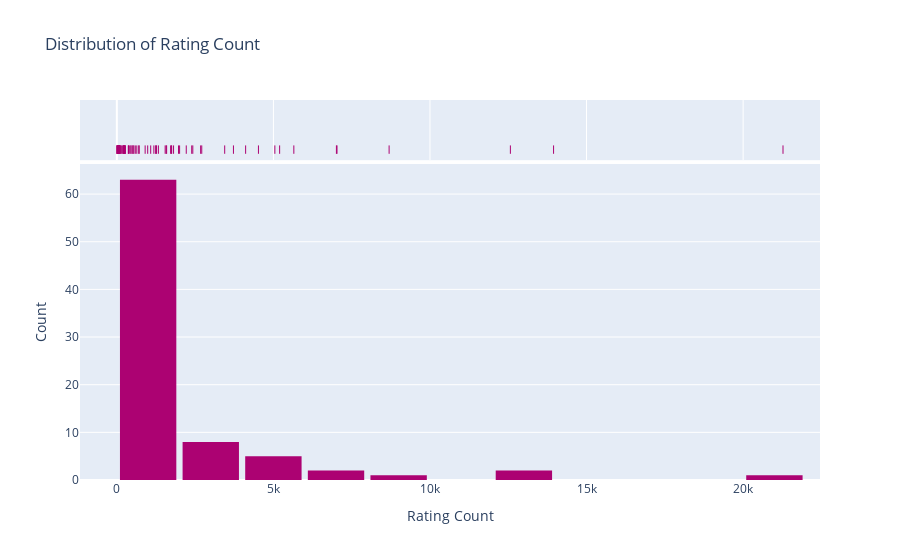

This figure's notebook cell:
### Code cell
import plotly.express as px
import pandas as pd

# Create interactive histogram with plotly
fig = px.histogram(df, x='ratingCount', nbins=20, title='Distribution of Rating Count', 
                   marginal='rug', color_discrete_sequence=['#AC0272'])

# Customize layout
fig.update_layout(
    xaxis_title='Rating Count',
    yaxis_title='Count',
    bargap=0.1  # Adjust gap between bars
)

# Show plot
fig.show()

### Figure 1 — Plotly figure (JSON) as saved in the notebook; plotly's stock layout.template omitted (floating-point values rounded to 4 significant figures)
{"data": [{"alignmentgroup": "True", "bingroup": "x", "hovertemplate": "ratingCount=%{x}<br>count=%{y}<extra></extra>", "legendgroup": "", "marker": {"color": "#AC0272", "pattern": {"shape": ""}}, "name": "", "nbinsx": 20, "offsetgroup": "", "orientation": "v", "showlegend": false, "type": "histogram", "x": [4522, 1081, 1752, 4113, 21274, null, 8695, 1741, 7012, 1590, 12568, 2426, 1268, 2676, 904, null, 1811, 544, 1576, 242, 1717, 273, null, 2391, 1243, 1247, 20, 7031, 253, 228, 3724, 5652, 201, 2004, null, 12, 94, 450, null, 452, 175, 1543, 87, 699, null, 372, 232, 5046, 54, 78, 72, null, 714, 638, 511, 2217, 11, 67, 76, 226, 13947, 77, 215, 514, 3444, 589, 398, 1182, 1327, 110, 985, 5, 7, null, 366, 37, 5199, null, 72, 91, 40, 224, 144, 52, 2712, 71, null, null, 50, 1970, null, 45, null, 108, 268], "xaxis": "x", "yaxis": "y"}, {"alignmentgroup": "True", "boxpoints": "all", "fillcolor": "rgba(255,255,255,0)", "hoveron": "points", "hovertemplate": "ratingCount=%{x}<extra></extra>", "jitter": 0, "legendgroup": "", "line": {"color": "rgba(255,255,255,0)"}, "marker": {"color": "#AC0272", "symbol": "line-ns-open"}, "name": "", "offsetgroup": "", "showlegend": false, "type": "box", "x": [4522, 1081, 1752, 4113, 21274, null, 8695, 1741, 7012, 1590, 12568, 2426, 1268, 2676, 904, null, 1811, 544, 1576, 242, 1717, 273, null, 2391, 1243, 1247, 20, 7031, 253, 228, 3724, 5652, 201, 2004, null, 12, 94, 450, null, 452, 175, 1543, 87, 699, null, 372, 232, 5046, 54, 78, 72, null, 714, 638, 511, 2217, 11, 67, 76, 226, 13947, 77, 215, 514, 3444, 589, 398, 1182, 1327, 110, 985, 5, 7, null, 366, 37, 5199, null, 72, 91, 40, 224, 144, 52, 2712, 71, null, null, 50, 1970, null, 45, null, 108, 268], "xaxis": "x2", "yaxis": "y2"}], "layout": {"bargap": 0.1, "barmode": "relative", "legend": {"tracegroupgap": 0}, "title": {"text": "Distribution of Rating Count"}, "xaxis": {"anchor": "y", "domain": [0, 1], "title": {"text": "Rating Count"}}, "xaxis2": {"anchor": "y2", "domain": [0, 1], "matches": "x", "showgrid": true, "showticklabels": false}, "yaxis": {"anchor": "x", "domain": [0, 0.8316], "title": {"text": "Count"}}, "yaxis2": {"anchor": "x2", "domain": [0.8416, 1], "matches": "y2", "showgrid": false, "showline": false, "showticklabels": false, "ticks": ""}}}
